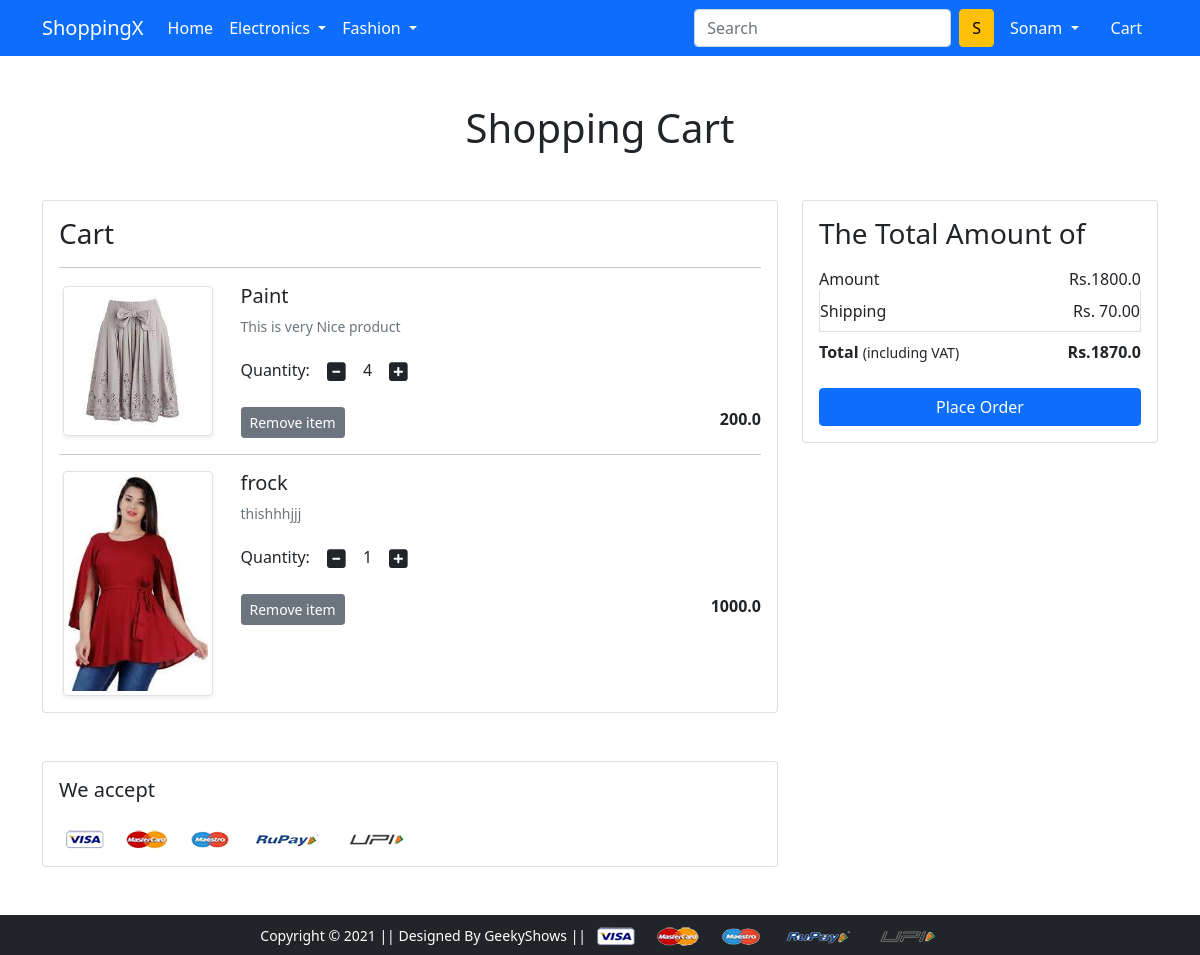
The page /cart/ (signed in) on the database its author committed.
### app/models.py (models this page shows, shortened)
class Cart(models.Model):
    user=models.ForeignKey(User,on_delete=models.CASCADE)
    product=models.ForeignKey(Product,on_delete=models.CASCADE)
    quantity=models.PositiveIntegerField(default=1)
    def __str__(self):
        return str(self.id)

class Product(models.Model):
    title=models.CharField(max_length=50)
    selling_price=models.IntegerField()
    discounted_price=models.FloatField()
    description=models.TextField()
    brand=models.CharField(max_length=50)
    category=models.CharField(choices=CATEGORIES_CHOICES,max_length=3)
    product_image=models.ImageField(upload_to='productimg')

### app/views.py (the view)
# urls.py: path('cart/', views.show_cart, name='showcart'),
@login_required
def show_cart(request):
    if request.user.is_authenticated:
        user=request.user
        cart=Cart.objects.filter(user=user)
        print("Cart",cart)
        amount=0.0
        shipping_amount = 70.0
        total_amount = 0.0
        cart_product = [ p for p in Cart.objects.all() if p.user==user]
        print("cart_product",cart_product)
        if cart_product:
            for p in cart_product:
                tempamount=(p.quantity * p.product.discounted_price)
                amount += tempamount
                totalamount = amount + shipping_amount
            return render(request,'app/addtocart.html',{'carts':cart,'totalamount':totalamount,'amount':amount })
        else:
            return render(request,'app/emptycart.html')

### app/templates/app/addtocart.html (shortened to what this page needs)
{% extends 'app/base.html' %}
{% load static %}
{% block main-content %}
<div class="container my-5">
  <div class="row">
    <h1 class="text-center mb-5">Shopping Cart</h1>
    <div class="col-sm-8">
      <div class="card">
        <div class="card-body">
          <h3>Cart</h3>
          {% for cart in carts %}
          <hr>
          <div class="row">
            <div class="col-sm-3 text-center align-self-center"><img src="{{cart.product.product_image.url}}" alt=""
                srcset="" class="img-fluid img-thumbnail shadow-sm" height="150" width="150"> </div>
            <div class="col-sm-9">
              <div>
                <h5>{{ cart.product.title}}</h5>
                <p class="mb-2 text-muted small">{{cart.product.description}}</p>
                <div class="my-3">
                  <label for="quantity">Quantity:</label>
                  <a class="minus-cart btn" pid="{{cart.product.id}}"><i class="fas fa-minus-square fa-lg"></i></a>
                  <span id="quantity">{{cart.quantity}}</span>
                  <a class="plus-cart btn" pid="{{cart.product.id}}"><i class="fas fa-plus-square fa-lg"></i></a>
                </div>
                <div class="d-flex justify-content-between">
                  <a href="#" class="btn btn-sm btn-secondary mr-3 remove-cart " pid="{{cart.product.id}}">Remove item
                  </a>
                  <p class="mb-0"><span><strong>{{cart.product.discounted_price}}</strong></span></p>
                </div>
              </div>
            </div>
          </div>
          {% endfor %}
        </div>
      </div>
    </div>
    <div class="col-sm-4">
      <div class="card">
        <div class="card-body">
          <h3>The Total Amount of</h3>
          <ul class="list-group">
            <li class="list-group-item d-flex justify-content-between align-items-center border-0 px-0 pb-0">Amount<span
                id="amount">Rs.{{amount}}</span></li>
            <li class="list-group-item d-flex justify-content-between align-items-center px-0">Shipping<span>Rs.
                70.00</span></li>
            <li class="list-group-item d-flex justify-content-between align-items-center border-0 px-0 mb-3">
              <div>
                <strong>Total</strong> <small>(including VAT)</small>
              </div>
              <span><strong id="totalamount">Rs.{{totalamount}}</strong></span>
            </li>
          </ul>
          <div class="d-grid"><a href="{% url 'checkout' %}" class="btn btn-primary">Place Order</a></div>
        </div>
      </div>
    </div>
  </div>
</div>
<div class="container">
  <div class="row">
    <div class="col-sm-8">
      <div class="card">
        <div class="card-body">
          <h5 class="mb-4">We accept</h5>
          <img src="{% static 'app/images/payment.png' %}" alt="" class="img-fluid">
        </div>
      </div>
    </div>
  </div>
</div>
{% endblock main-content %}

### app/templates/app/base.html (shortened to what this page needs)
<!doctype html>
{% load static %}
<html lang="en">
  <head>
    <link href="https://cdn.jsdelivr.net/npm/bootstrap@5.0.0-beta1/dist/css/bootstrap.min.css" rel="stylesheet">
    <link rel="stylesheet" href="{% static 'app/css/owl.carousel.min.css' %}">
    <link rel="stylesheet" href="{% static 'app/css/all.min.css' %}">
    <link rel="stylesheet" href="{% static 'app/css/style.css' %}">
  </head>
  <body>
    <nav class="navbar navbar-expand-lg navbar-dark bg-primary">
     <div class="container">
       <a class="navbar-brand" href="/">ShoppingX</a>
       <div class="collapse navbar-collapse" id="navbarSupportedContent">
         <ul class="navbar-nav me-auto mb-2 mb-lg-0">
           <li class="nav-item">
             <a class="nav-link active" aria-current="page" href="/">Home</a>
           </li>
           <li class="nav-item dropdown">
             <a class="nav-link dropdown-toggle text-white" href="#" id="electronicsDropdown" role="button" data-bs-toggle="dropdown" aria-expanded="false">
               Electronics
             </a>
           </li>
           <li class="nav-item dropdown">
             <a class="nav-link dropdown-toggle text-white" href="#" id="fashionDropdown" role="button" data-bs-toggle="dropdown" aria-expanded="false">
               Fashion
             </a>
           </li>
         </ul>
         <form class="d-flex">
           <input class="form-control me-2" type="search" placeholder="Search" aria-label="Search">
           <button class="btn btn-warning" type="submit">S</button>
         </form>
         <div>
          <ul class="navbar-nav me-auto mb-2 mb-lg-0">
            {% if request.user.is_authenticated%}
           <li class="nav-item dropdown mx-2">
              <a class="nav-link dropdown-toggle text-white" href="#" id="profileDropdown" role="button" data-bs-toggle="dropdown" aria-expanded="false">
                {{request.user.username|capfirst}}
              </a>
            </li>
            <li class="nav-item mx-2">
             <a href="{% url 'showcart' %}" class="nav-link text-white"> Cart </a>
            {% endif %}
          </ul>
         </div>
       </div>
     </div>
    </nav>
    {% block main-content %} {% endblock main-content %}
    <footer class="container-fluid bg-dark text-center p-2 mt-5">
        <small class="text-white">Copyright &copy; 2021 || Designed By GeekyShows || </small>
        <img src="{% static 'app/images/payment.png' %}" alt="" srcset="" class="img-fluid" height="2px">
    </footer>
  </body>
</html>

### rows shown on the page
Cart: product.product_image (picture), product "Paint", product.description "This is very Nice product", quantity "4", product.discounted_price "200.0"
Cart: product.product_image (picture), product "frock", product.description "thishhhjjj", quantity "1", product.discounted_price "1000.0"

### other values the page prints
{{ request.user.username|capfirst }} "Sonam"
{{ amount }} "1800.0"
{{ totalamount }} "1870.0"
